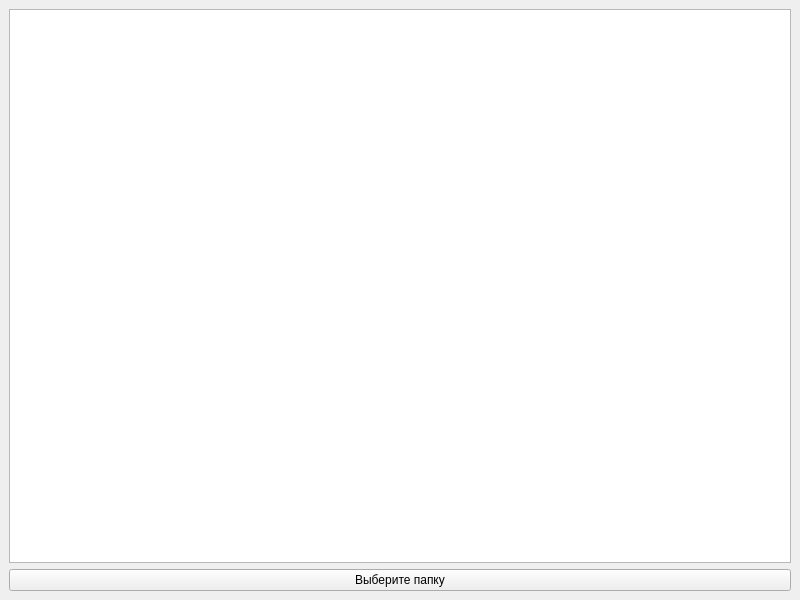
<?xml version="1.0" encoding="UTF-8"?>
<ui version="4.0">
 <class>MainWindow</class>
 <widget class="QMainWindow" name="MainWindow">
  <property name="geometry">
   <rect>
    <x>0</x>
    <y>0</y>
    <width>800</width>
    <height>600</height>
   </rect>
  </property>
  <property name="windowTitle">
   <string>MainWindow</string>
  </property>
  <widget class="QWidget" name="centralwidget">
   <layout class="QVBoxLayout" name="verticalLayout">
    <item>
     <widget class="QListWidget" name="listWidget"/>
    </item>
    <item>
     <widget class="QPushButton" name="btnBrowse">
      <property name="text">
       <string>Выберите папку</string>
      </property>
     </widget>
    </item>
   </layout>
  </widget>
 </widget>
 <resources/>
 <connections/>
</ui>
